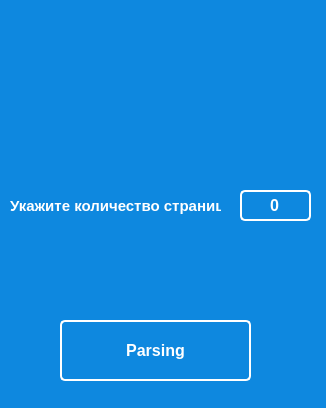
<?xml version="1.0" encoding="UTF-8"?>
<ui version="4.0">
 <class>MainWindow</class>
 <widget class="QMainWindow" name="MainWindow">
  <property name="geometry">
   <rect>
    <x>0</x>
    <y>0</y>
    <width>326</width>
    <height>408</height>
   </rect>
  </property>
  <property name="windowTitle">
   <string>MainWindow</string>
  </property>
  <property name="styleSheet">
   <string notr="true">background-color: rgb(14, 136, 223);
color: rgb(255, 255, 255);</string>
  </property>
  <widget class="QWidget" name="centralwidget">
   <property name="styleSheet">
    <string notr="true">background-color: rgb(14, 136, 223);</string>
   </property>
   <widget class="QLabel" name="label">
    <property name="geometry">
     <rect>
      <x>0</x>
      <y>0</y>
      <width>331</width>
      <height>151</height>
     </rect>
    </property>
    <property name="text">
     <string/>
    </property>
    <property name="pixmap">
     <pixmap>C:/Users/IT-Academy-Gomel/Pictures/2.png</pixmap>
    </property>
   </widget>
   <widget class="QSpinBox" name="spinBox">
    <property name="geometry">
     <rect>
      <x>240</x>
      <y>190</y>
      <width>71</width>
      <height>31</height>
     </rect>
    </property>
    <property name="font">
     <font>
      <family>Arial</family>
      <pointsize>12</pointsize>
      <weight>75</weight>
      <bold>true</bold>
     </font>
    </property>
    <property name="styleSheet">
     <string notr="true">QSpinBox {
    border: 2px solid white;
    border-radius: 5px;
    background: transparent;
    padding: 2px;
    color: white;
}</string>
    </property>
    <property name="alignment">
     <set>Qt::AlignCenter</set>
    </property>
    <property name="buttonSymbols">
     <enum>QAbstractSpinBox::NoButtons</enum>
    </property>
    <property name="keyboardTracking">
     <bool>false</bool>
    </property>
    <property name="maximum">
     <number>250</number>
    </property>
   </widget>
   <widget class="QLabel" name="label_2">
    <property name="geometry">
     <rect>
      <x>10</x>
      <y>190</y>
      <width>211</width>
      <height>31</height>
     </rect>
    </property>
    <property name="font">
     <font>
      <family>Arial</family>
      <pointsize>11</pointsize>
      <weight>75</weight>
      <bold>true</bold>
     </font>
    </property>
    <property name="text">
     <string>Укажите количество страниц</string>
    </property>
   </widget>
   <widget class="QLabel" name="label_3">
    <property name="geometry">
     <rect>
      <x>50</x>
      <y>240</y>
      <width>231</width>
      <height>61</height>
     </rect>
    </property>
    <property name="font">
     <font>
      <family>Arial</family>
      <pointsize>14</pointsize>
      <weight>75</weight>
      <bold>true</bold>
     </font>
    </property>
    <property name="styleSheet">
     <string notr="true">color: rgb(255, 255, 255);</string>
    </property>
    <property name="text">
     <string/>
    </property>
    <property name="alignment">
     <set>Qt::AlignCenter</set>
    </property>
   </widget>
   <widget class="QPushButton" name="pushButton">
    <property name="geometry">
     <rect>
      <x>60</x>
      <y>320</y>
      <width>191</width>
      <height>61</height>
     </rect>
    </property>
    <property name="font">
     <font>
      <family>Arial</family>
      <pointsize>12</pointsize>
      <weight>75</weight>
      <bold>true</bold>
     </font>
    </property>
    <property name="styleSheet">
     <string notr="true">QPushButton {
    color: white;
    background-color: transparent;
	border: 2px solid white;
    border-radius: 5px;
}
QPushButton: pressed {
    background-color: rgb(14, 136, 200);
}</string>
    </property>
    <property name="text">
     <string>Parsing</string>
    </property>
   </widget>
  </widget>
 </widget>
 <resources/>
 <connections/>
</ui>
